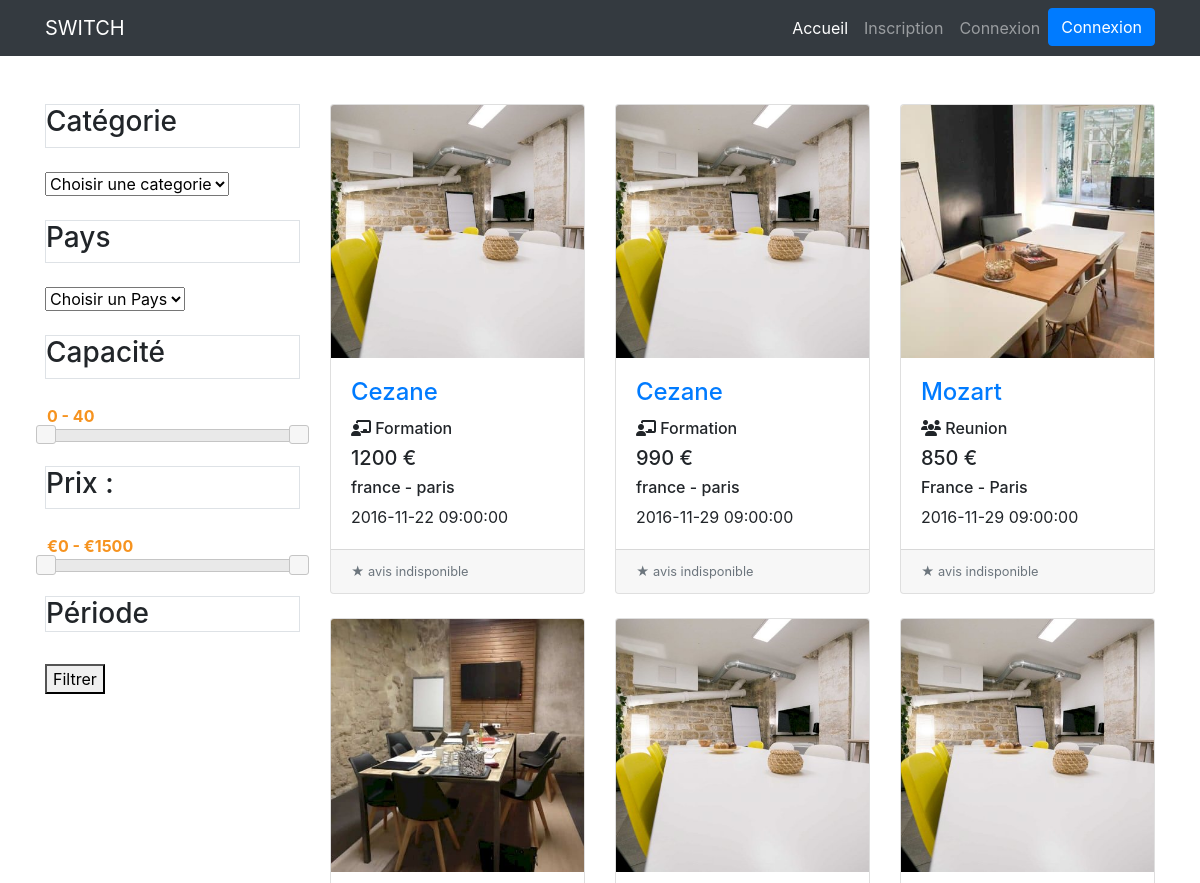
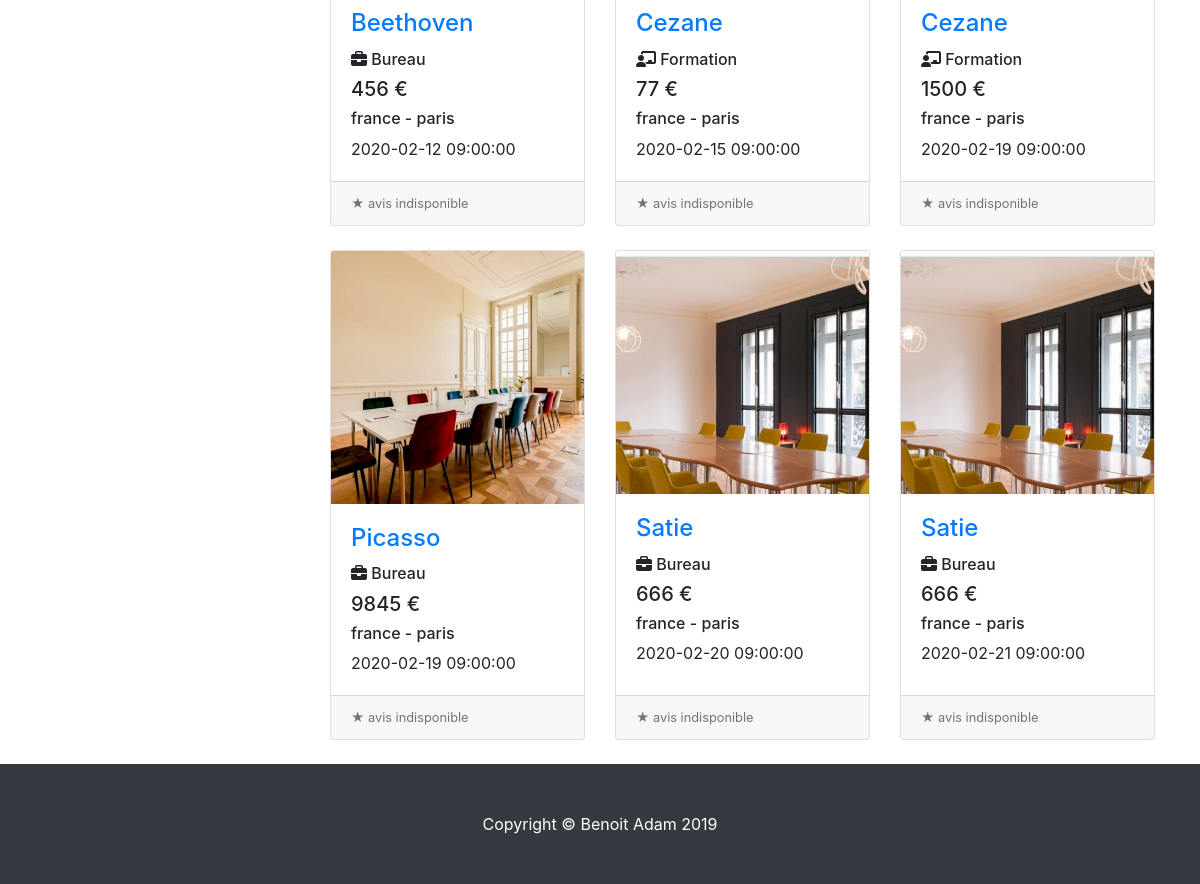
The page / on the database its author committed (2 pictures, top to bottom).
### tables this page shows
CREATE TABLE IF NOT EXISTS `produit` (
  `id_produit` int(3) NOT NULL AUTO_INCREMENT,
  `id_salle` int(3) NOT NULL,
  `date_arrivee` datetime NOT NULL,
  `date_depart` datetime NOT NULL,
  `prix` int(3) NOT NULL,
  `etat` enum('libre','reservation') NOT NULL,
  PRIMARY KEY (`id_produit`),
  KEY `id_salle` (`id_salle`)
);

CREATE TABLE IF NOT EXISTS `salle` (
  `id_salle` int(3) NOT NULL AUTO_INCREMENT,
  `titre` varchar(200) NOT NULL,
  `description` text NOT NULL,
  `photo` varchar(200) NOT NULL,
  `pays` varchar(20) NOT NULL,
  `ville` varchar(20) NOT NULL,
  `adresse` varchar(50) NOT NULL,
  `cp` int(5) NOT NULL,
  `capacite` int(3) NOT NULL,
  `categorie` enum('reunion','bureau','formation') NOT NULL,
  PRIMARY KEY (`id_salle`)
);

### inc/fonction.inc.php (called while the page is built, shortened)
<?php
function user_is_connect()
{
	return false;
}

### index.php (the view, shortened to what this page needs)
<?php
include 'inc/init.inc.php';
include 'inc/fonction.inc.php';
if (
  isset($_GET['categorie']) &&
  isset($_GET['pays']) &&
  isset($_GET['capacitemin']) &&
  isset($_GET['capacitemax']) &&
  isset($_GET['pricemin']) &&
  isset($_GET['pricemax'])
) {
  $categorie = $_GET['categorie'];
  $pays = $_GET['pays'];
  $capacite_min = &$_GET['capacitemin'];
  $capacite_max = &$_GET['capacitemax'];
  $price_min = $_GET['pricemin'];
  $price_max = $_GET['pricemax'];
  $liste_produit = $pdo->prepare("SELECT * FROM produit, salle
                                    WHERE produit.id_salle = salle.id_salle
                                    AND categorie = :categorie
                                    AND pays = :pays
                                    AND capacite > :capacitemin
                                    AND capacite < :capacitemax
                                    AND prix > :pricemin
                                    AND prix < :pricemax
                                    ORDER BY date_arrivee");
  $liste_produit->bindParam(':categorie', $categorie, PDO::PARAM_STR);
  $liste_produit->bindParam(':pays', $pays, PDO::PARAM_STR);
  $liste_produit->bindParam(':capacitemin', $capacite_min, PDO::PARAM_STR);
  $liste_produit->bindParam(':capacitemax', $capacite_max, PDO::PARAM_STR);
  $liste_produit->bindParam(':pricemin', $price_min, PDO::PARAM_STR);
  $liste_produit->bindParam(':pricemax', $price_max, PDO::PARAM_STR);
  $liste_produit->execute();
} else {
  $liste_produit = $pdo->query("SELECT * FROM produit, salle WHERE produit.id_salle = salle.id_salle ORDER BY date_arrivee");
}
include 'inc/header.php';
include 'inc/navbar.php';
?>
<div class="container">
  <div class="row">
    <div class="col-lg-3">
      <form>
        <div>
          <h3 class="my-4 border"><label for="categorie">Catégorie</label></h3>
          <select id="categorie" name="categorie" required>
            <option selected disabled>Choisir une categorie</option>
          </select>
        </div>
        <div>
          <h3 class="my-4 border"><label for="pays">Pays</label></h3>
          <select id="pays" name="pays" required>
            <option selected disabled>Choisir un Pays</option>
          </select>
        </div>
        <h3 class="my-4 border"><label for="amount-capacite">Capacité</label></h3>
        <input type="text" id="amount-capacite" readonly style="border:0; color:#f6931f; font-weight:bold;">
        <div id="slider-range-capacite"></div>
        <div class="list-group">
          <h3 class="my-4 border"><label for="amount-prix">Prix :</label></h3>
          <input type="text" id="amount-prix" readonly style="border:0; color:#f6931f; font-weight:bold;">
          <div id="slider-range-prix"></div>
        </div>
        <div>
          <h3 class="my-4 border">Période</h3>
        </div>
        <div>
          <button class="mt-2" type="submit" id="pricerange" class="form-control btn btn-outline-dark">Filtrer</button>
        </div>
      </form>
    </div>
    <div class="col-lg-9">
      <br>
      <div class="row">
        <?php
        while ($produit = $liste_produit->fetch(PDO::FETCH_ASSOC)) {
        ?>
          <div class="col-lg-4 col-md-6 mb-4">
            <div class="card h-100">
              <a href="fiche_produit.php?id_produit=<?= $produit['id_produit'] ?>"><img class="card-img-top" src="img/<?= $produit['photo'] ?>" alt="<?= $produit['photo'] ?>"></a>
              <div class="card-body">
                <h4 class="card-title">
                  <a href="fiche_produit.php?id_produit=<?= $produit['id_produit'] ?>"><?= $produit['titre'] ?></a>
                  <h6><?php if ($produit['categorie'] === 'reunion') {
                        echo '<i class="fas fa-users"></i> Reunion';
                      } else if ($produit['categorie'] === 'bureau') {
                        echo '<i class="fas fa-briefcase"></i> Bureau';
                      } else if ($produit['categorie'] === 'formation') {
                        echo '<i class="fas fa-chalkboard-teacher"></i> Formation';
                      }; ?></h6>
                </h4>
                <h5><?= $produit['prix'] ?> €</h5>
                <h6><?= $produit['pays'] ?> - <?= $produit['ville'] ?></h6>
                <p class="card-text"><?= $produit['date_arrivee'] ?></p>
              </div>
              <div class="card-footer">
                <small class="text-muted">&#9733; avis indisponible</small>
              </div>
            </div>
          </div>
        <?php
        }
        ?>
      </div>
    </div>
  </div>
</div>
<?php
include "inc/footer.php";
?>

### inc/header.php (shortened to what this page needs)
<!DOCTYPE html>
<html lang="en">
<head>
  <link href="vendor/bootstrap/css/bootstrap.min.css" rel="stylesheet">
  <link rel="stylesheet" href="css/jquery-ui.min.css">
  <link href="css/shop-homepage.css" rel="stylesheet">
  <link href="css/style.css" rel="stylesheet">
</head>
<body>

### inc/navbar.php (shortened to what this page needs)
<nav class="navbar navbar-expand-lg navbar-dark bg-dark fixed-top">
  <div class="container">
    <a class="navbar-brand" href="index.php">SWITCH</a>
    <div class="collapse navbar-collapse" id="navbarResponsive">
      <ul class="navbar-nav ml-auto">
        <li class="nav-item active">
          <a class="nav-link" href="index.php">Accueil
          </a>
        </li>
        <?php if (!user_is_connect()) { ?>
          <li class="nav-item">
            <a class="nav-link" href="inscription.php">Inscription</a>
          </li>
          <li class="nav-item">
            <a class="nav-link" href="connexion.php">Connexion</a>
          </li>
          <li>
            <button type="button" class="btn btn-primary" data-toggle="modal" data-target="#connexion">
              Connexion
            </button>
          </li>
        <?php } ?>
      </ul>
    </div>
  </div>
</nav>

### inc/footer.php
  <footer class="py-5 bg-dark">
    <div class="container">
      <p class="m-0 text-center text-white">Copyright &copy; Benoit Adam 2019</p>
    </div>
  </footer>
</body>
</html>

### css/shop-homepage.css (style rules this page uses)
body { padding-top: 56px; }

### css/style.css (style rules this page uses)
body { padding-top: 5rem; }

### rows shown on the page
produit: id_salle.photo (picture), id_salle.titre "Cezane", shows "Formation", prix "1200", id_salle.pays "france", id_salle.ville "paris", date_arrivee "2016-11-22 09:00:00"
produit: id_salle.photo (picture), id_salle.titre "Cezane", shows "Formation", prix "990", id_salle.pays "france", id_salle.ville "paris", date_arrivee "2016-11-29 09:00:00"
produit: id_salle.photo (picture), id_salle.titre "Mozart", shows "Reunion", prix "850", id_salle.pays "France", id_salle.ville "Paris", date_arrivee "2016-11-29 09:00:00"
produit: id_salle.photo (picture), id_salle.titre "Beethoven", shows "Bureau", prix "456", id_salle.pays "france", id_salle.ville "paris", date_arrivee "2020-02-12 09:00:00"
produit: id_salle.photo (picture), id_salle.titre "Cezane", shows "Formation", prix "77", id_salle.pays "france", id_salle.ville "paris", date_arrivee "2020-02-15 09:00:00"
produit: id_salle.photo (picture), id_salle.titre "Cezane", shows "Formation", prix "1500", id_salle.pays "france", id_salle.ville "paris", date_arrivee "2020-02-19 09:00:00"
produit: id_salle.photo (picture), id_salle.titre "Picasso", shows "Bureau", prix "9845", id_salle.pays "france", id_salle.ville "paris", date_arrivee "2020-02-19 09:00:00"
produit: id_salle.photo (picture), id_salle.titre "Satie", shows "Bureau", prix "666", id_salle.pays "france", id_salle.ville "paris", date_arrivee "2020-02-20 09:00:00"
produit: id_salle.photo (picture), id_salle.titre "Satie", shows "Bureau", prix "666", id_salle.pays "france", id_salle.ville "paris", date_arrivee "2020-02-21 09:00:00"
